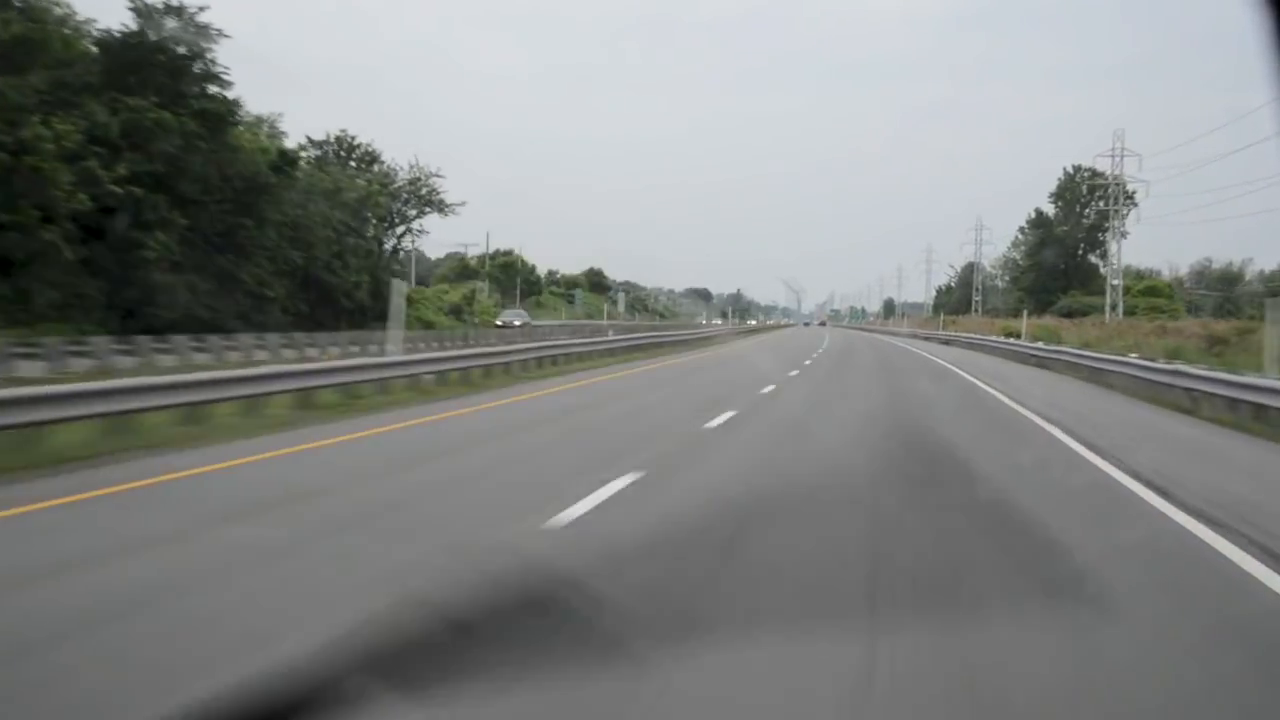
#> input picture frame 57 of M6_Computer_Vision/Mini_Projects/cars2.mp4, 1280 x 720 px
$ python Lanes.py
#> lines starting #> are read from the running program, lines starting #| are printed output that depends on the picture; after the words box and inside, x2 and y2 are one past the last pixel; in counts of white or black regions, pixels touching at a corner belong together
import numpy as np
import cv2
import matplotlib.pyplot as plt
from numpy.lib.function_base import average


cap = cv2.VideoCapture('cars2.mp4')

## defining the left and right line
def make_coordinates( video, line_parameters):
    slope, intercept = line_parameters
    y1 = video.shape[0]
    y2 = int(y1* (0.5))
    x1 = ((y1 - intercept) / slope)
    x2 = ((y2 - intercept) / slope)
    return np.array([x1,y1,x2,y2])


## calc the left lane and the right lane
def average_slope_intercept(video, lines):

    ### holder for all lines found with negative slope
    left_fit=[]

    ### holder for all found with positive slope
    right_fit=[]

    ## Loop through all lines to decide negative or positive slope
    for line in lines:

        # start and end codinates of a line
        p = line.reshape(4)
        x1,y1,x2,y2 = line.reshape(4) # (removes uneeded dimenison from (1,4) to (4,)

        # polyfit calculates the slope of the line
        parameters = np.polyfit((x1, x2), (y1, y2), 1)
        slope = parameters[0]
        intercept = parameters[1]
        if slope < 0:
            left_fit.append((slope, intercept))
        else:
            right_fit.append((slope, intercept))

    left_fit_average = np.average(left_fit, axis = 0)
    right_fit_average = np.average( right_fit, axis= 0)
    left_line = make_coordinates(video, left_fit_average)
    right_line = make_coordinates(video, right_fit_average)
    return np.array([left_line, right_line])

## preprossecing the video, grayscaling, blur and canny
def Canny(video):
    gray = cv2.cvtColor(video, cv2.COLOR_RGB2GRAY)
    blur = cv2.GaussianBlur(gray, (5,5), 0)
    canny = cv2.Canny(blur, 50, 150)
    return canny

## Definining the left and right lane/line and draw them
def display_lines(video, lines):
    line_video = np.zeros_like(video)


    left_line = lines[0]
    right_line = lines[1]
    lx1, ly1, lx2, ly2 = left_line
    rx1, ry1, rx2, ry2 = right_line
    poly = np.array([[
                    (int(lx1), int(ly1)),
                    (int(rx1), int(ry1)),
                    (int(rx2), int(ry2)),
                    (int(lx2), int(ly2)),
                    (int(lx1), int(ly1)),
    ]])
    cv2.fillPoly(line_video, poly, (255,0,255))
    cv2.line(line_video, (int(rx1), int(ry1)), (int(rx2), int(ry2)), (255,0,0), 10)
    cv2.line(line_video, (int(lx1), int(ly1)), (int(lx2), int(ly2)), (255,0,0), 10)

    # if lines is not None:
    #     for x1, y1, x2, y2  in lines:
    #         #print(x1, y1 ,x2, y2)
    #         #cv2.rectangle(line_video, (int(x1), int(x2)), (int(x2), int(y2)), (255,0,0), -1)
    #         cv2.line(line_video, (int(x1), int(y1)), (int(x2), int(y2)), (255,0,0), 10)
    return line_video

## Defining the drivers lane
def region_of_interest(video):
    height = video.shape[0]
    polygons = np.array([
        [(820, 340), (960,340), (1280, 520), (1280,720), (125,720)]])
    mask = np.zeros_like(video)
    cv2.fillPoly(mask, polygons, (255,255,255))
    masked_video = cv2.bitwise_and(video, mask)
    return masked_video


## Showing the Video
while cap.isOpened():
    ret, frame = cap.read()
#> frame is the input picture: shape (720, 1280, 3); mean B, G, R 129.9, 131.7, 128.9
    canny_image = Canny(frame)
#> in Canny, `canny = cv2.Canny(blur, 50, 150)`:
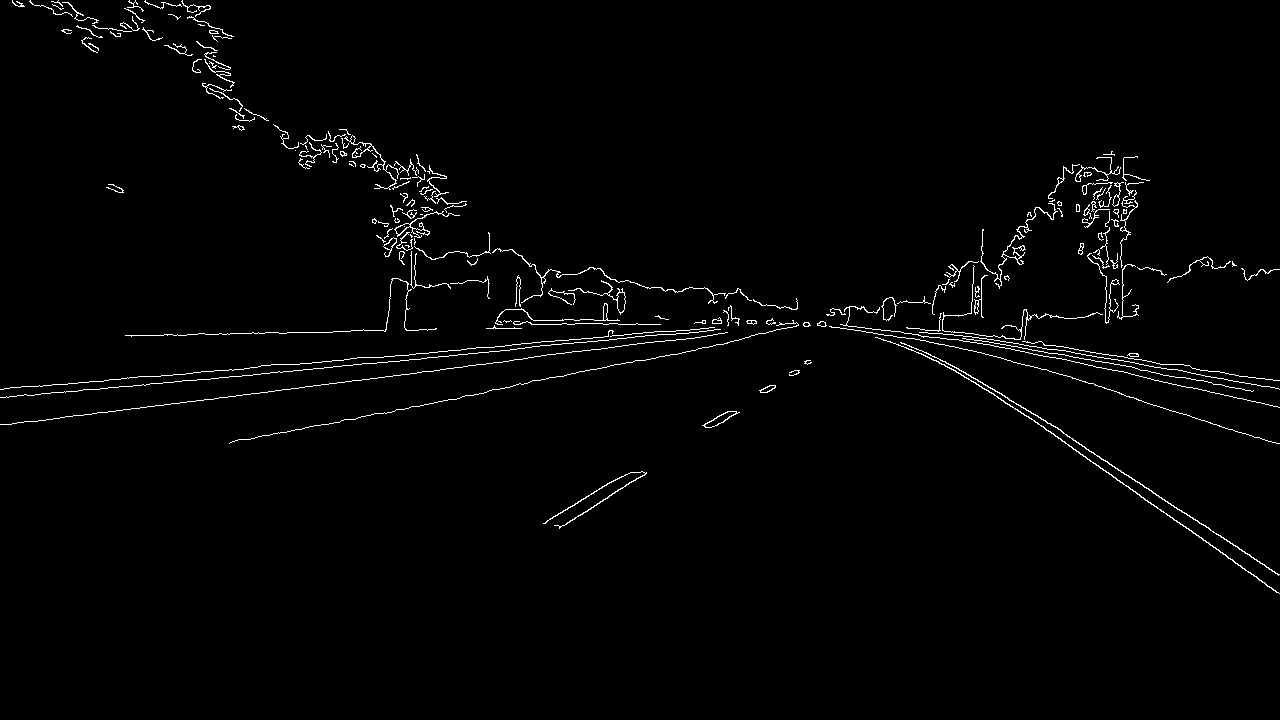
#> canny: shape (720, 1280); 1.6% white in thin lines or dots, all inside (x1, y1, x2, y2) = (0, 0, 1280, 594)

    cropped_video = region_of_interest(canny_image)
#> in region_of_interest, `cv2.fillPoly(mask, polygons, (255,255,255))`:
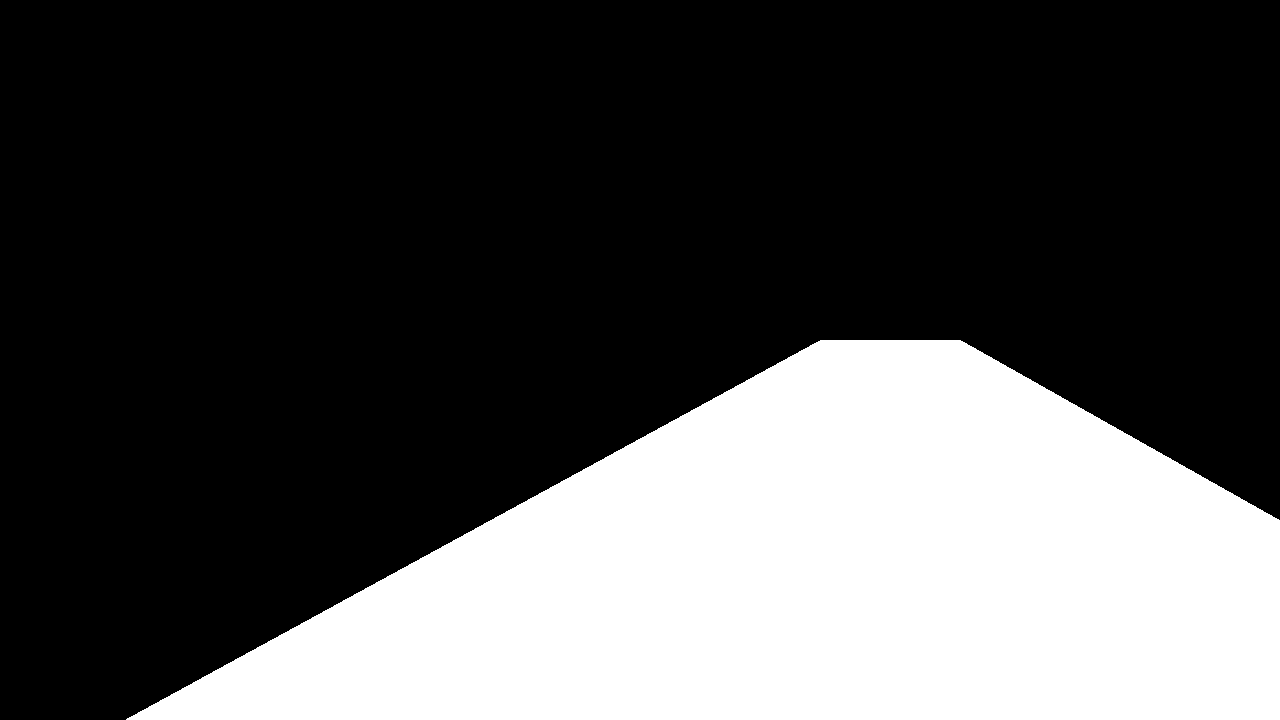
#> mask: shape (720, 1280); 30.2% white; 1 white region, box (x1, y1, x2, y2) and area: (126, 340, 1280, 720) 278017
#> in region_of_interest, `masked_video = cv2.bitwise_and(video, mask)`:
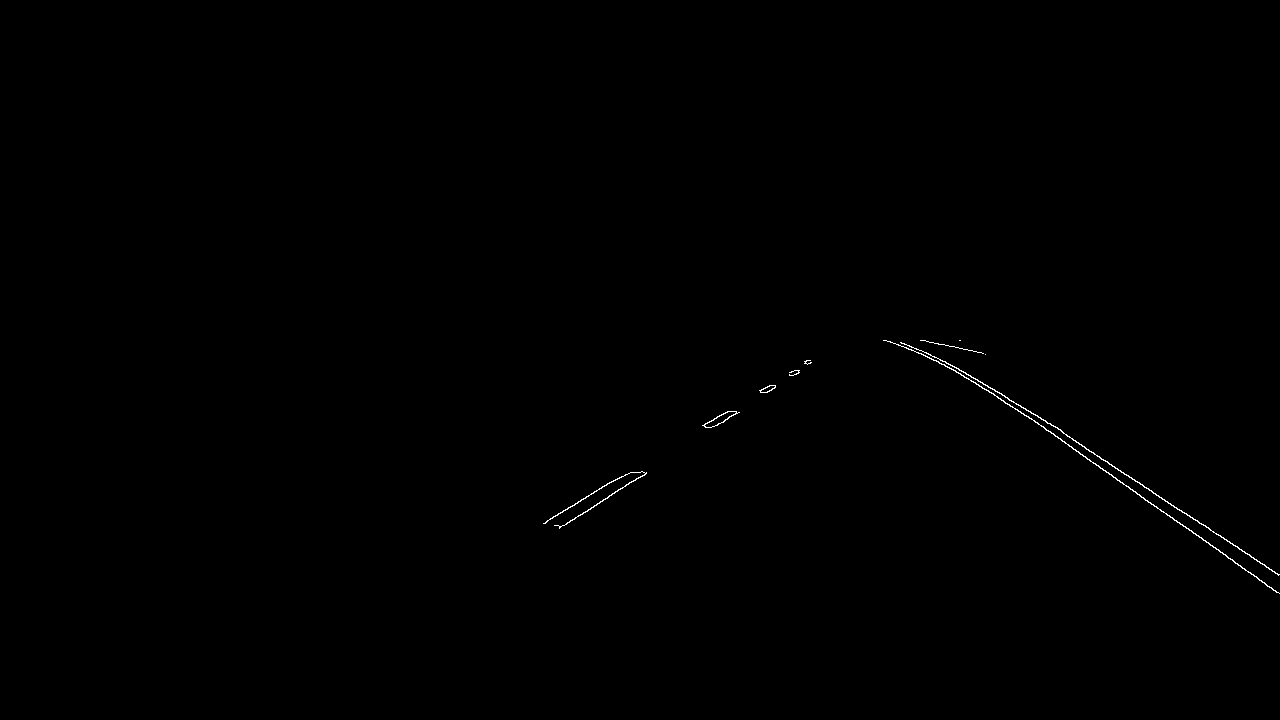
#> masked_video: shape (720, 1280); 0.19% white in thin lines or dots, all inside (x1, y1, x2, y2) = (543, 340, 1280, 594)
    lines = cv2.HoughLinesP(cropped_video, 2, np.pi/180, 100, np.array([]), minLineLength=40, maxLineGap= 5)
#> lines = [[1003, 400, 1279, 593], [1067, 436, 1279, 574], [944, 361, 1033, 414], [921, 353, 993, 393], [547, 520, 617, 478], [564, 525, 646, 472]]
    averaged_lines = average_slope_intercept(frame, lines)
#> the loop in average_slope_intercept, `for line in lines:` made 6 passes
#> (x1, y1, x2, y2, slope, intercept) on passes 1 to 6: (1003, 400, 1279, 593, 0.699, -301.4), (1067, 436, 1279, 574, 0.651, -258.6), (944, 361, 1033, 414, 0.596, -201.2), (921, 353, 993, 393, 0.556, -158.7), (547, 520, 617, 478, -0.6, 848.2), (564, 525, 646, 472, -0.646, 889.5)
#> after the loop in average_slope_intercept, `for line in lines:`: left_fit = [(-0.6, 848.2), (-0.646, 889.5)]; right_fit = [(0.699, -301.4), (0.651, -258.6), (0.596, -201.2), (0.556, -158.7)]
#> in average_slope_intercept, `left_fit_average = np.average(left_fit, axis = 0)`: left_fit_average = [-0.623, 868.9]
#> in average_slope_intercept, `right_fit_average = np.average( right_fit, axis= 0)`: right_fit_average = [0.625, -229.9]
#> in make_coordinates, `slope, intercept = line_parameters`: slope = -0.623; intercept = 868.9
#> in make_coordinates, `x1 = ((y1 - intercept) / slope)`: x1 = 238.9
#> in make_coordinates, `x2 = ((y2 - intercept) / slope)`: x2 = 816.6
#> in average_slope_intercept, `left_line = make_coordinates(video, left_fit_average)`: left_line = [238.9, 720, 816.6, 360]
#> in average_slope_intercept, `right_line = make_coordinates(video, right_fit_average)`: right_line = [1519.1, 720, 943.4, 360]
#> averaged_lines = [[238.9, 720, 816.6, 360], [1519.1, 720, 943.4, 360]]
    line_video = display_lines(frame, averaged_lines)
#> in display_lines, `left_line = lines[0]`: left_line = [238.9, 720, 816.6, 360]
#> in display_lines, `right_line = lines[1]`: right_line = [1519.1, 720, 943.4, 360]
#> in display_lines, `lx1, ly1, lx2, ly2 = left_line`: lx1 = 238.9; ly1 = 720; lx2 = 816.6; ly2 = 360
#> in display_lines, `rx1, ry1, rx2, ry2 = right_line`: rx1 = 1519.1; ry1 = 720; rx2 = 943.4; ry2 = 360
#> in display_lines, `poly = np.array([[ (int(lx1), int(ly1)), (int(rx1), int(ry1)), (int(rx..`: poly = [[238, 720], [1519, 720], [943, 360], [816, 360], [238, 720]]
    combo_video = cv2.addWeighted(frame, 0.8, line_video, 1, 1)
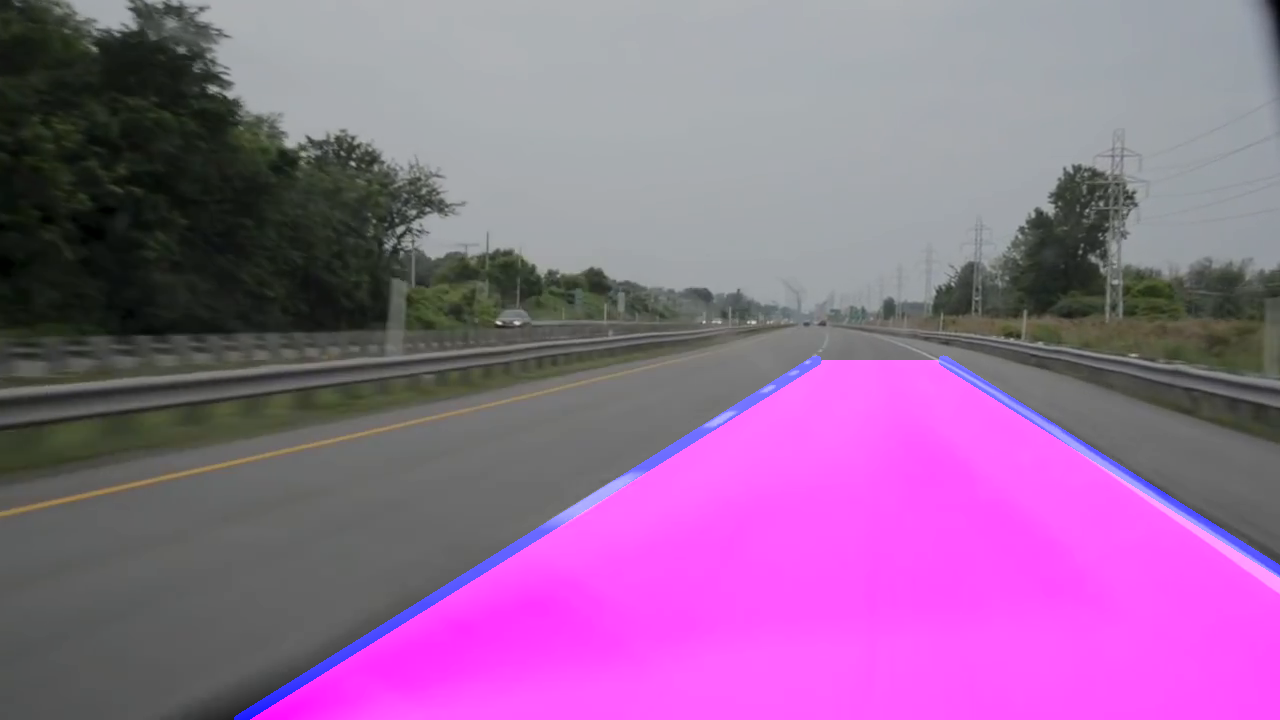
#> combo_video: shape (720, 1280, 3); mean B, G, R 147.9, 106.3, 145.3

    cv2.imshow('lanes', combo_video)
    # [4 lines of commented-out code are left out]
    if cv2.waitKey(30) & 0xFF == ord('q')or 0xFF == ord('Q'):
#> (key q is pressed here)
        break

cap.release()
cv2.destroyAllWindows()

$ run again, starting later in the video
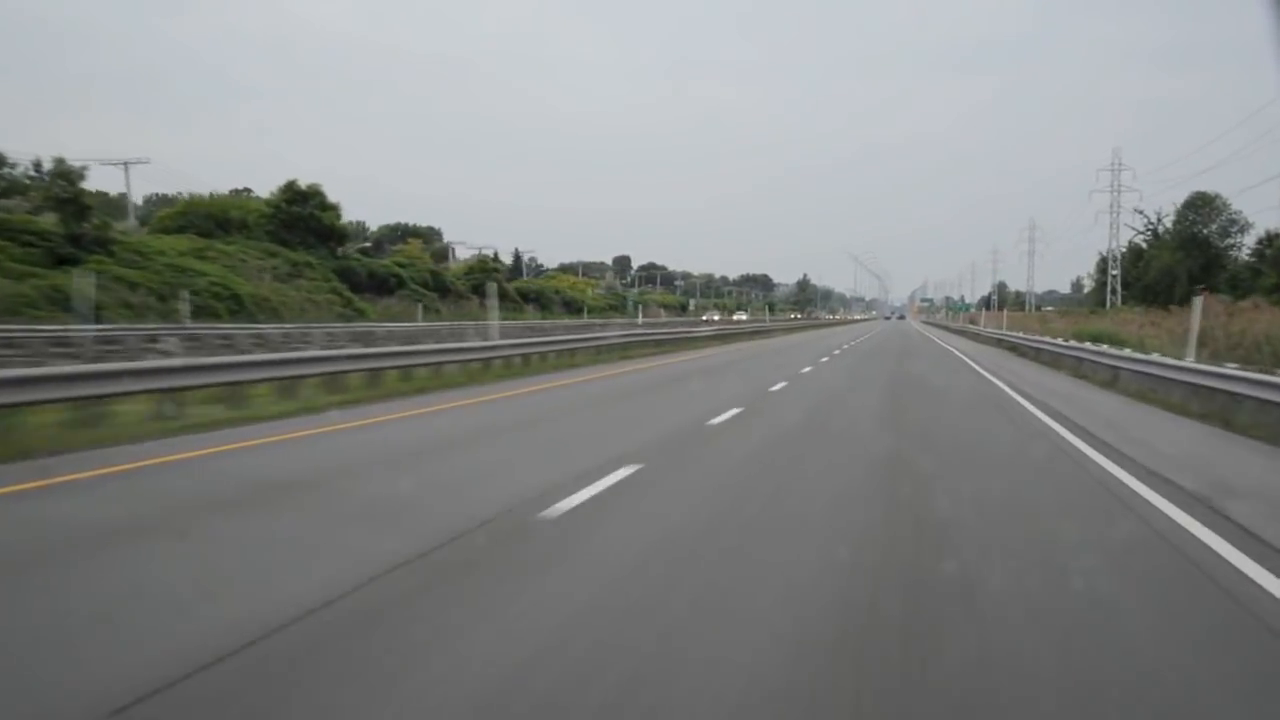
#> input picture frame 256 of M6_Computer_Vision/Mini_Projects/cars2.mp4, 1280 x 720 px
#> frame is the input picture: shape (720, 1280, 3); mean B, G, R 130.7, 132.2, 129.7
#> in Canny, `canny = cv2.Canny(blur, 50, 150)`:
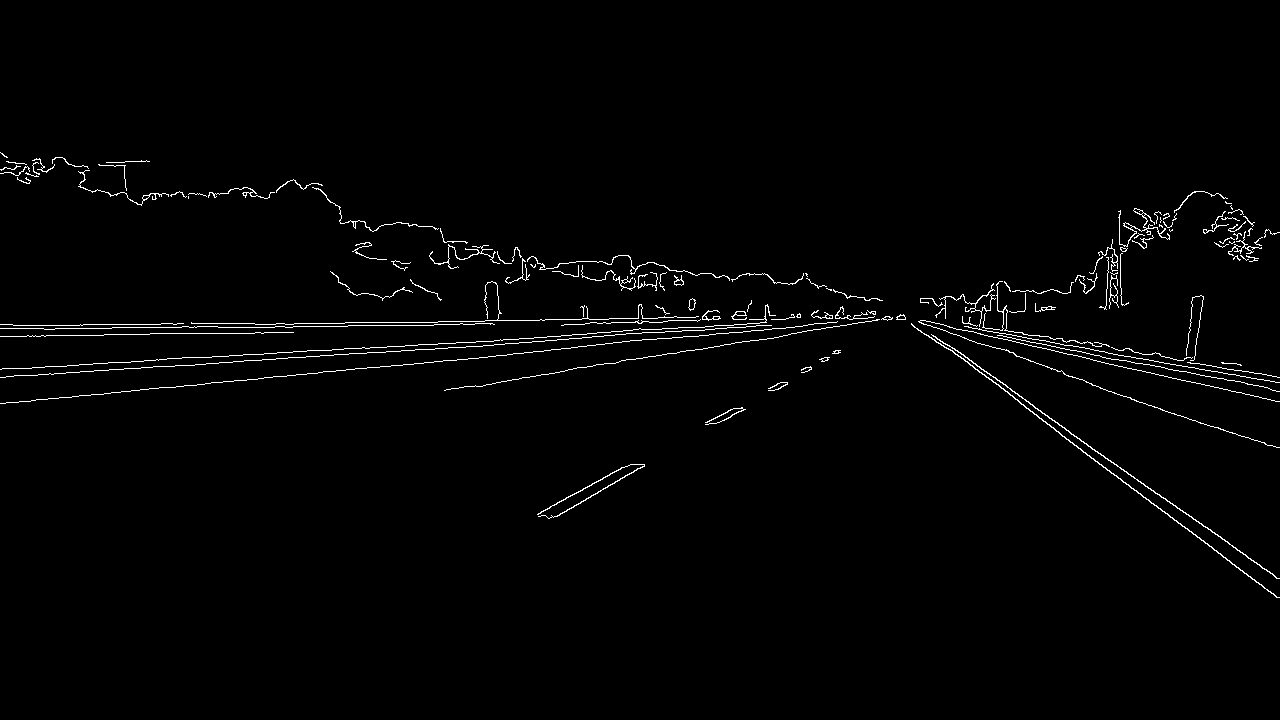
#> canny: shape (720, 1280); 1.4% white in thin lines or dots, all inside (x1, y1, x2, y2) = (0, 152, 1280, 598)
#> mask: shape (720, 1280); 30.2% white; 1 white region, box (x1, y1, x2, y2) and area: (126, 340, 1280, 720) 278017
#> masked_video: shape (720, 1280); 0.19% white in thin lines or dots, all inside (x1, y1, x2, y2) = (537, 340, 1280, 598)
#> lines = [[1010, 395, 1278, 597], [1034, 407, 1278, 578], [557, 516, 644, 464], [550, 506, 625, 466], [538, 513, 609, 475], [965, 361, 1008, 392], [1097, 451, 1279, 578]]
#> the loop in average_slope_intercept, `for line in lines:` made 7 passes
#> (x1, y1, x2, y2, slope, intercept) on passes 1 to 7: (1010, 395, 1278, 597, 0.754, -366.3), (1034, 407, 1278, 578, 0.701, -317.6), (557, 516, 644, 464, -0.598, 848.9), (550, 506, 625, 466, -0.533, 799.3), (538, 513, 609, 475, -0.535, 800.9), (965, 361, 1008, 392, 0.721, -334.7), (1097, 451, 1279, 578, 0.698, -314.5)
#> after the loop in average_slope_intercept, `for line in lines:`: left_fit = [(-0.598, 848.9), (-0.533, 799.3), (-0.535, 800.9)]; right_fit = [(0.754, -366.3), (0.701, -317.6), (0.721, -334.7), (0.698, -314.5)]
#> left_fit_average = [-0.555, 816.4]
#> right_fit_average = [0.718, -333.3]
#> in make_coordinates, `slope, intercept = line_parameters`: slope = -0.555; intercept = 816.4
#> in make_coordinates, `x1 = ((y1 - intercept) / slope)`: x1 = 173.6
#> in make_coordinates, `x2 = ((y2 - intercept) / slope)`: x2 = 821.7
#> in average_slope_intercept, `left_line = make_coordinates(video, left_fit_average)`: left_line = [173.6, 720, 821.7, 360]
#> in average_slope_intercept, `right_line = make_coordinates(video, right_fit_average)`: right_line = [1466.3, 720, 965.1, 360]
#> averaged_lines = [[173.6, 720, 821.7, 360], [1466.3, 720, 965.1, 360]]
#> in display_lines, `left_line = lines[0]`: left_line = [173.6, 720, 821.7, 360]
#> in display_lines, `right_line = lines[1]`: right_line = [1466.3, 720, 965.1, 360]
#> lx1 = 173.6; ly1 = 720; lx2 = 821.7; ly2 = 360
#> rx1 = 1466.3; ry1 = 720; rx2 = 965.1; ry2 = 360
#> poly = [[173, 720], [1466, 720], [965, 360], [821, 360], [173, 720]]
#> `combo_video = cv2.addWeighted(frame, 0.8, line_video, 1, 1)`:
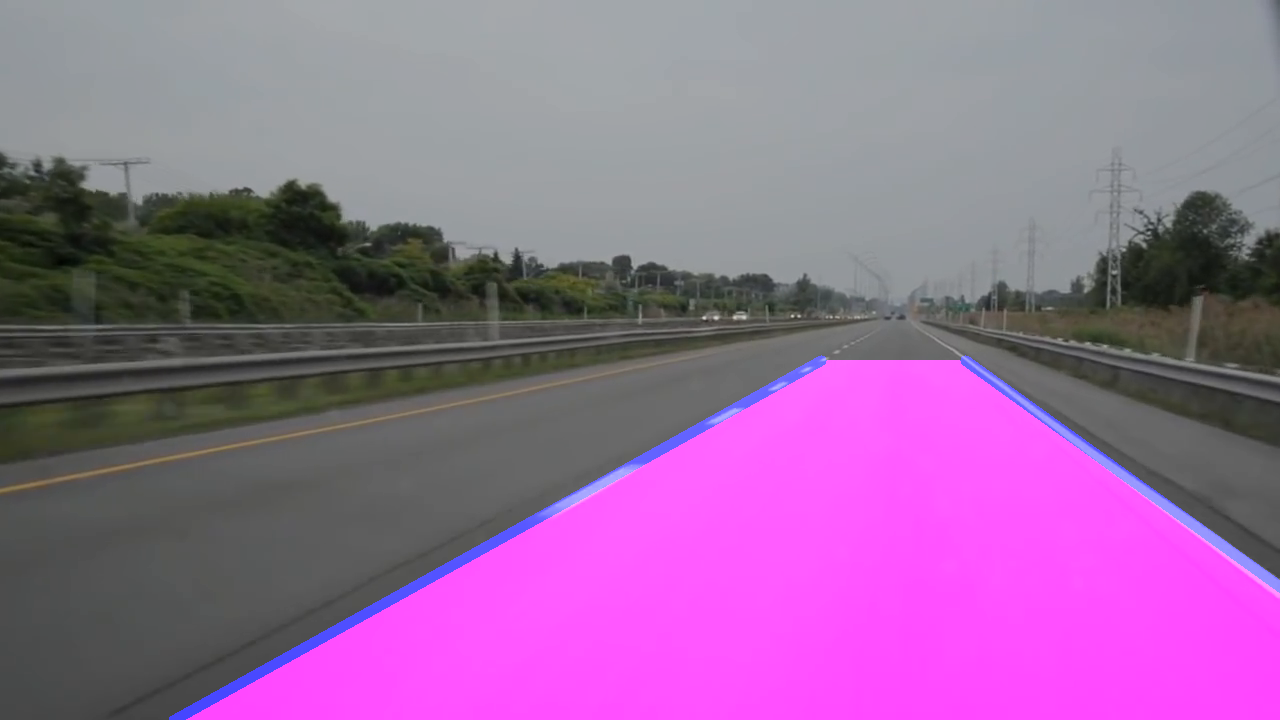
#> combo_video: shape (720, 1280, 3); mean B, G, R 151.5, 106.8, 148.8
